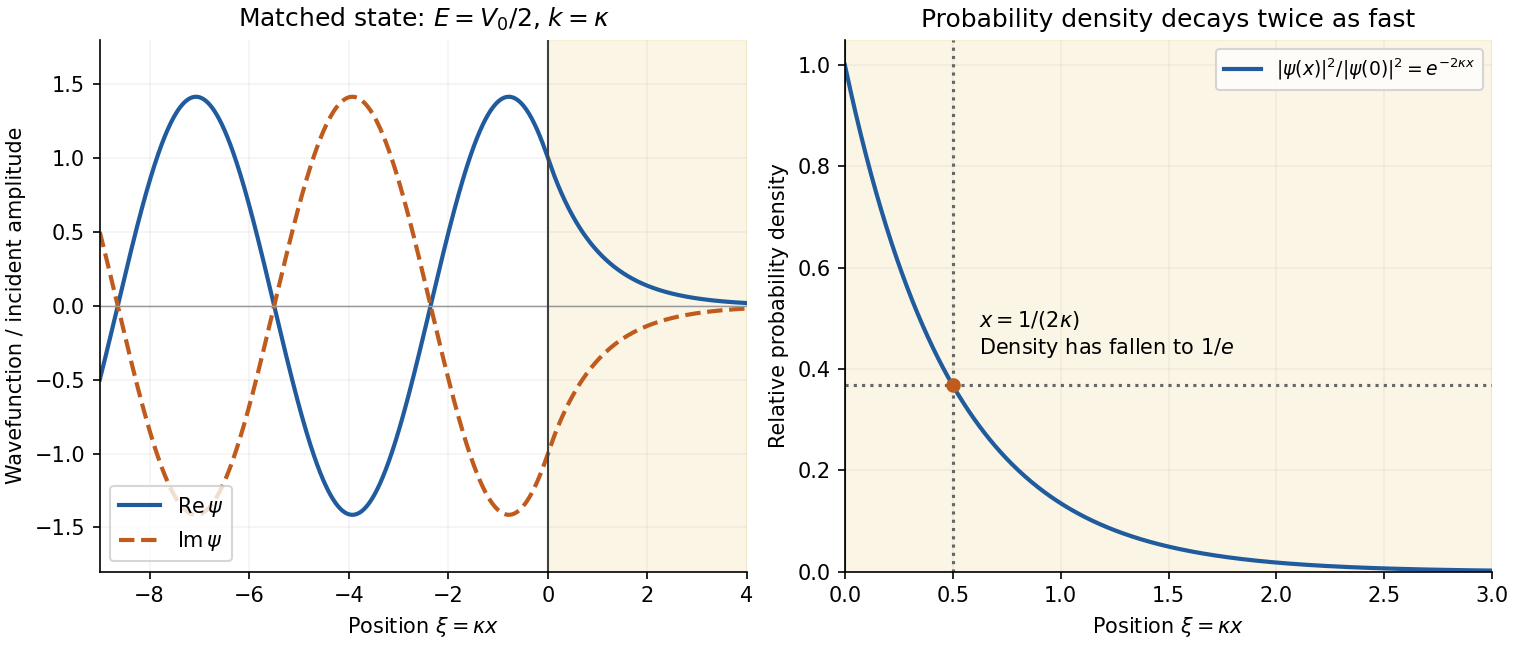

Recreate this plot in Python.
"""Original matched potential-step state. Python 3.14.4; root pyproject.toml deps.

Choose E=V0/2, k=kappa, incoming amplitude 1; xi=kappa*x.
Run from the desired output directory; writes the PNG basename into cwd.
"""
from pathlib import Path

import matplotlib
matplotlib.use("Agg")
import matplotlib.pyplot as plt
import numpy as np


def main():
    xi = np.linspace(-9, 4, 2001)
    # r=-i, t=1-i; both psi and psi' agree at the interface.
    psi = np.where(xi <= 0, np.exp(1j*xi) - 1j*np.exp(-1j*xi), (1-1j)*np.exp(-xi))
    fig, axes = plt.subplots(1, 2, figsize=(10.1, 4.3), layout="constrained")
    fig.patch.set_facecolor("white")
    ax = axes[0]
    ax.plot(xi, psi.real, label=r"$\operatorname{Re}\psi$", color="#205b9e", lw=2)
    ax.plot(xi, psi.imag, label=r"$\operatorname{Im}\psi$", color="#bf5b1d", ls="--", lw=2)
    ax.set(xlim=(-9, 4), ylim=(-1.8, 1.8), xlabel=r"Position $\xi=\kappa x$", ylabel="Wavefunction / incident amplitude", title=r"Matched state: $E=V_0/2$, $k=\kappa$")
    ax.axhline(0, color="0.6", lw=0.7)
    ax.legend(loc="lower left")
    x = np.linspace(0, 3, 501)
    ax = axes[1]
    ax.plot(x, np.exp(-2*x), color="#205b9e", lw=2, label=r"$|\psi(x)|^2/|\psi(0)|^2=e^{-2\kappa x}$")
    ax.axhline(1/np.e, color="0.4", ls=":")
    ax.axvline(0.5, color="0.4", ls=":")
    ax.plot(0.5, 1/np.e, "o", color="#bf5b1d")
    ax.text(0.62, 0.43, r"$x=1/(2\kappa)$" + "\nDensity has fallen to $1/e$")
    ax.set(xlim=(0, 3), ylim=(0, 1.05), xlabel=r"Position $\xi=\kappa x$", ylabel="Relative probability density", title="Probability density decays twice as fast")
    ax.legend(loc="upper right", fontsize=9)
    for ax in axes:
        ax.set_facecolor("white")
        ax.axvline(0, color="0.25", lw=1)
        ax.axvspan(0, ax.get_xlim()[1], color="#f0d791", alpha=0.23, zorder=-2)
        ax.spines[["top", "right"]].set_visible(False)
        ax.grid(alpha=0.15)
    fig.savefig(Path(__file__).with_suffix(".png").name, dpi=150, facecolor="white")
    plt.close(fig)


if __name__ == "__main__":
    main()
